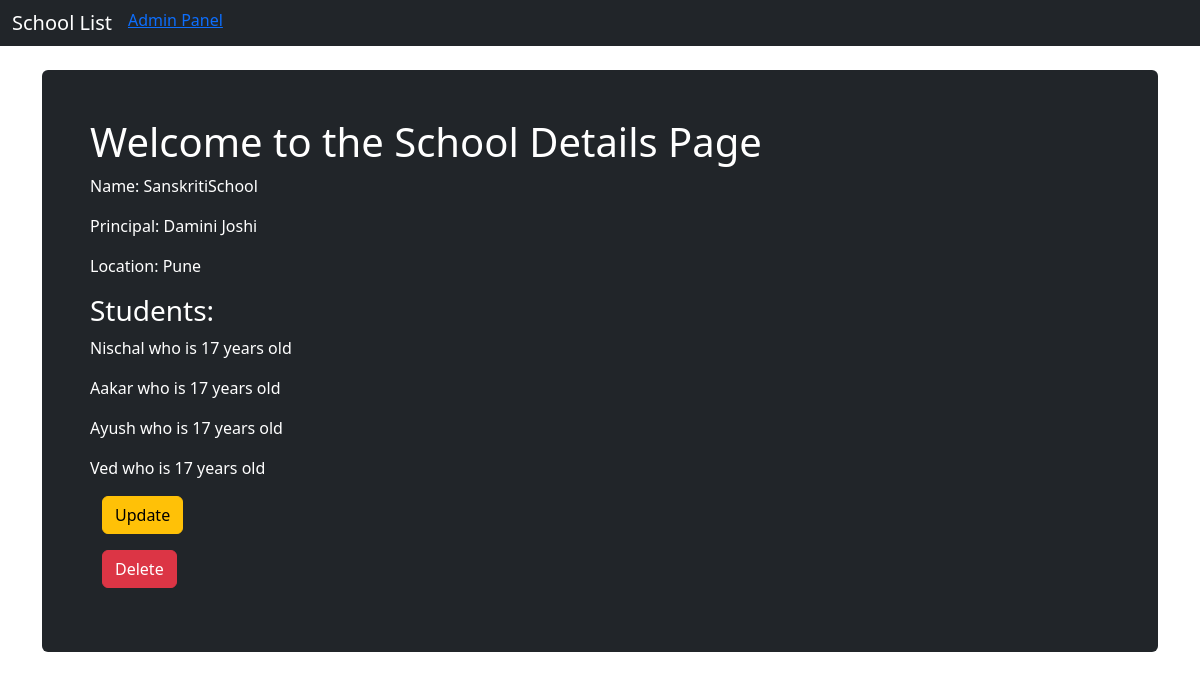
Before: /myapp/1/ with the older database file.
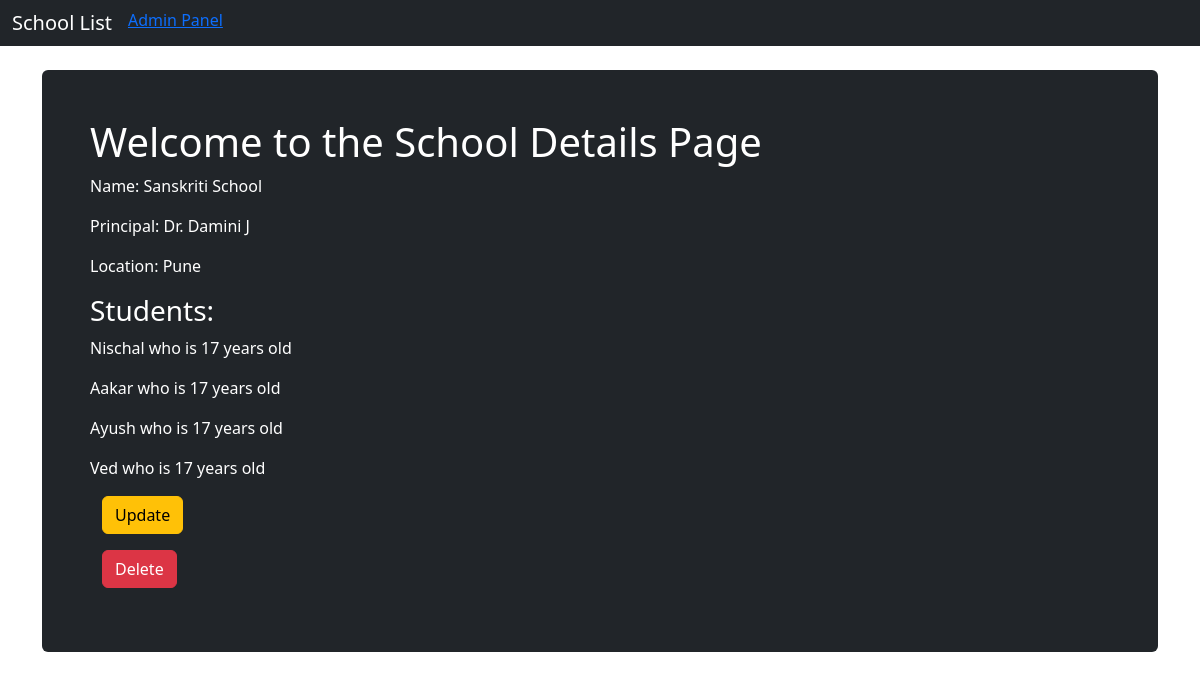
After: the same page with the newer database file.
### myapp/models.py (models this page shows, shortened)
class School(models.Model):
    name = models.CharField(max_length=265)
    principal = models.CharField(max_length=265)
    location = models.CharField(max_length=265)

### myapp/views.py (the view)
# urls.py: url(r'^(?P<pk>\d+)/$',views.SchoolDetailView.as_view(),name='details'),
class SchoolDetailView(DetailView):
    def __init__(self):
        print("I was called")
    context_object_name = 'school_detail'
    model = models.School
    template_name = 'myapp/school_detail.html'

### myapp/templates/myapp/school_detail.html
{% extends 'myapp/myapp_base.html' %}
{% block body %}
    <div class="mt-4 p-5 bg-dark text-white rounded">
        <h1>Welcome to the School Details Page</h1>
        <p>Name: {{school_detail.name}}</p>
        <p>Principal: {{school_detail.principal}}</p>
        <p>Location: {{school_detail.location}}</p>
            <h3>
            Students:
            </h3>
            {% for student in school_detail.students.all %}
                <p>{{student.name}} who is {{student.age}} years old</p>
            {% endfor %}
        <div class="container">
            <p>
                <a class="btn btn-warning" href="{% url 'myapp:update' pk=school_detail.pk%}">Update</a>
            </p>
            <p>
                <a class="btn btn-danger" href="{% url 'myapp:delete' pk=school_detail.pk%}">Delete</a>
            </p>
        </div>
    </div>
{% endblock %}

Changed rows visible on the page:
changed School "Pune": name "SanskritiSchool" → "Sanskriti School"; principal "Damini Joshi" → "Dr. Damini J"
